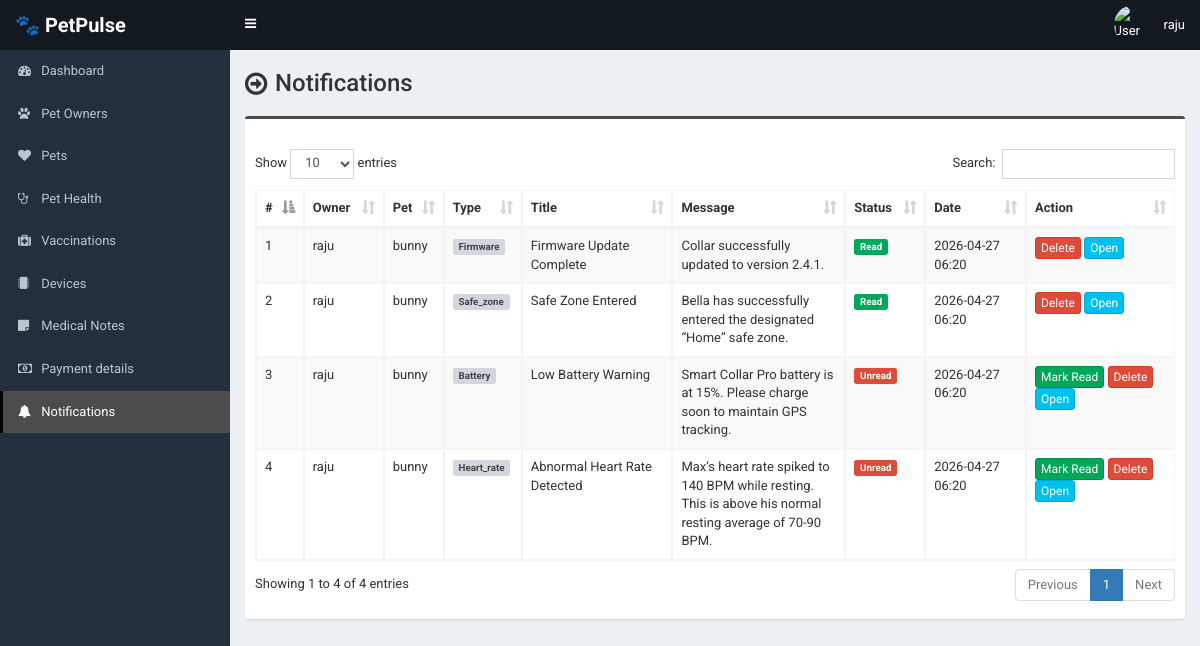
Page /user/notification.php (signed in) on the earlier database version.
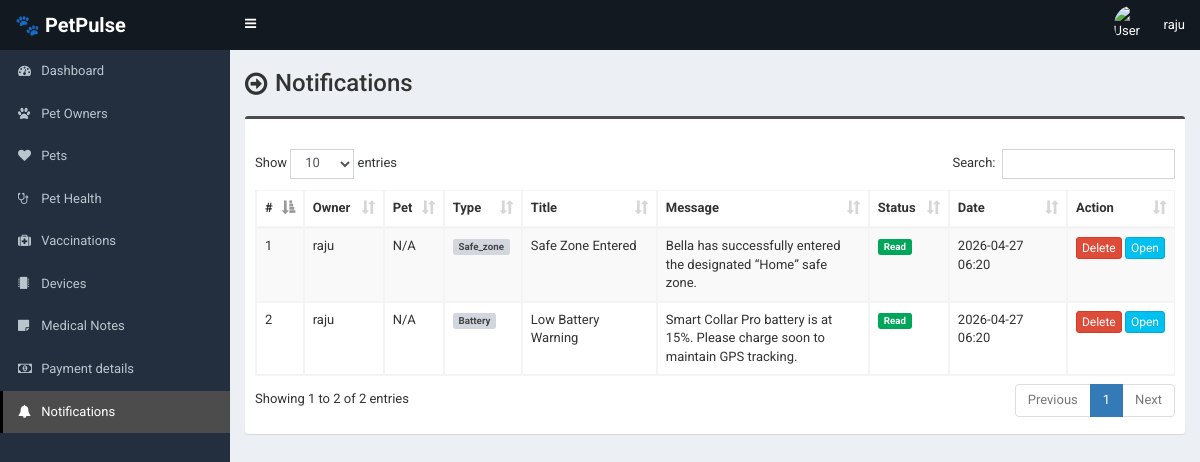
Same page on the later database version.
### tables this page shows
CREATE TABLE IF NOT EXISTS `notifications` (
  `id` int NOT NULL AUTO_INCREMENT,
  `user_id` int NOT NULL,
  `pet_id` int DEFAULT NULL,
  `type` varchar(50) DEFAULT NULL,
  `title` varchar(255) NOT NULL,
  `message` text,
  `is_read` tinyint(1) DEFAULT '0',
  `link` varchar(255) DEFAULT NULL,
  `created_at` datetime DEFAULT CURRENT_TIMESTAMP,
  PRIMARY KEY (`id`),
  KEY `user_id` (`user_id`),
  KEY `pet_id` (`pet_id`)
);

CREATE TABLE IF NOT EXISTS `tbl_owner` (
  `owner_id` int NOT NULL AUTO_INCREMENT,
  `owner_name` varchar(100) NOT NULL,
  `owner_phone` varchar(20) NOT NULL,
  `owner_email` varchar(100) DEFAULT NULL,
  `password` varchar(255) NOT NULL,
  `owner_address` text,
  `owner_area` varchar(100) DEFAULT NULL,
  `owner_location` varchar(150) DEFAULT NULL,
  `owner_photo` varchar(200) DEFAULT NULL,
  `no_of_pets` int DEFAULT '0',
  `is_active` tinyint(1) DEFAULT '1',
  `created_at` timestamp NULL DEFAULT CURRENT_TIMESTAMP,
  `reset_token` varchar(255) DEFAULT NULL,
  `token_expires` datetime DEFAULT NULL,
  PRIMARY KEY (`owner_id`)
);

CREATE TABLE IF NOT EXISTS `tbl_pet` (
  `pet_id` int NOT NULL AUTO_INCREMENT,
  `owner_id` int NOT NULL,
  `pet_name` varchar(100) NOT NULL,
  `pet_type` varchar(50) DEFAULT NULL,
  `pet_breed` varchar(100) DEFAULT NULL,
  `pet_age` int DEFAULT NULL,
  `weight_lbs` decimal(6,2) DEFAULT NULL,
  `daily_goal_minutes` int DEFAULT NULL,
  `pet_latitude` decimal(10,7) DEFAULT NULL COMMENT 'GPS Latitude of pet location',
  `pet_longitude` decimal(10,7) DEFAULT NULL COMMENT 'GPS Longitude of pet location',
  `location_speed_mph` decimal(6,2) DEFAULT NULL,
  `recorded_at` timestamp NULL DEFAULT CURRENT_TIMESTAMP,
  `pet_location_name` varchar(255) DEFAULT NULL COMMENT 'Reverse-geocoded address / area name',
  `pet_location_at` datetime DEFAULT NULL COMMENT 'Timestamp of last GPS reading',
  `pet_temperature` decimal(5,2) DEFAULT NULL COMMENT 'Body temperature in °C (normal 37.5–39.2)',
  `pet_heartbeat` smallint UNSIGNED DEFAULT NULL COMMENT 'Heart rate BPM (normal 60–140)',
  `pet_spo2` tinyint UNSIGNED DEFAULT NULL COMMENT 'Blood oxygen % (normal 95–100)',
  `pet_respiratory_rate` tinyint UNSIGNED DEFAULT NULL COMMENT 'Breaths per minute (normal 10–30)',
  `pet_steps` int UNSIGNED DEFAULT NULL COMMENT 'Step count for the day',
  `pet_activity_level` enum('resting','low','moderate','high','very_high') DEFAULT NULL COMMENT 'Derived from accelerometer',
  `pet_calories_burned` decimal(7,2) DEFAULT NULL COMMENT 'Estimated kcal burned today',
  `pet_emotion` enum('happy','calm','anxious','agitated','sad','excited','unknown') DEFAULT 'unknown' COMMENT 'AI-detected emotional state',
  `pet_emotion_score` tinyint UNSIGNED DEFAULT NULL COMMENT 'Confidence score 0–100',
  `pet_bark_count` smallint UNSIGNED DEFAULT NULL COMMENT 'Barks detected in last hour',
  `pet_ambient_temp` decimal(5,2) DEFAULT NULL COMMENT 'Surrounding air temperature °C',
  `pet_ambient_humidity` decimal(5,2) DEFAULT NULL COMMENT 'Surrounding humidity %',
  `pet_device_id` varchar(100) DEFAULT NULL COMMENT 'IoT collar unique identifier',
  `pet_device_battery` tinyint UNSIGNED DEFAULT NULL COMMENT 'Battery level 0–100%',
  `pet_device_online` tinyint(1) NOT NULL DEFAULT '0' COMMENT '1 = collar online and transmitting',
  `pet_signal_strength` tinyint DEFAULT NULL COMMENT 'RSSI signal strength dBm',
  `pet_alert_status` enum('normal','warning','critical') DEFAULT 'normal' COMMENT 'Current health alert level',
  `pet_last_alert` varchar(255) DEFAULT NULL COMMENT 'Last triggered alert description',
  `pet_alert_at` datetime DEFAULT NULL COMMENT 'Timestamp of last alert',
  `pet_last_sync` datetime DEFAULT NULL COMMENT 'Last IoT device sync time',
  `created_at` datetime DEFAULT CURRENT_TIMESTAMP,
  `updated_at` datetime DEFAULT CURRENT_TIMESTAMP ON UPDATE CURRENT_TIMESTAMP,
  `pet_image` varchar(255) DEFAULT NULL,
  PRIMARY KEY (`pet_id`),
  KEY `owner_id` (`owner_id`),
  KEY `idx_device` (`pet_device_id`),
  KEY `idx_alert` (`pet_alert_status`),
  KEY `idx_emotion` (`pet_emotion`),
  KEY `idx_device_online` (`pet_device_online`),
  KEY `idx_last_sync` (`pet_last_sync`)
);

### user/notification.php (the view, shortened to what this page needs)
<?php require_once('header.php'); ?>
<?php
$owner_id = $_SESSION['owner']['owner_id'];
?>
<section class="content-header">
    <div class="content-header-left">
        <h1>Notifications</h1>
    </div>
</section>
<section class="content">
<div class="box box-info">
<div class="box-body table-responsive">
<table id="example1" class="table table-bordered table-hover table-striped">
<thead>
<tr>
    <th>#</th>
    <th>Owner</th>
    <th>Pet</th>
    <th>Type</th>
    <th>Title</th>
    <th>Message</th>
    <th>Status</th>
    <th>Date</th>
    <th>Action</th>
</tr>
</thead>
<tbody>
<?php
$i = 0;
$statement = $pdo->prepare("
    SELECT
        n.*,
        p.pet_name,
        o.owner_name
    FROM notifications n
    LEFT JOIN tbl_pet p
    ON n.pet_id = p.pet_id
    LEFT JOIN tbl_owner o
    ON n.user_id = o.owner_id
    WHERE n.user_id = ?
    ORDER BY n.id DESC
");
$statement->execute(array($owner_id));
$result = $statement->fetchAll(PDO::FETCH_ASSOC);
foreach($result as $row){
$i++;
?>
<tr>
<td>
    <?php echo $i; ?>
</td>
<td>
<?php
echo htmlspecialchars($row['owner_name'] ?? 'N/A');
?>
</td>
<td>
<?php
echo htmlspecialchars($row['pet_name'] ?? 'N/A');
?>
</td>
<td>
<?php
$type = strtolower($row['type'] ?? '');
$label = 'default';
?>
<span class="label label-<?php echo $label; ?>">
<?php echo ucfirst($type); ?>
</span>
</td>
<td>
<?php
echo htmlspecialchars($row['title'] ?? '');
?>
</td>
<td style="max-width:200px;">
<?php
echo htmlspecialchars($row['message'] ?? '');
?>
</td>
<td>
<?php if(!empty($row['is_read'])) { ?>
<span class="label label-success">
    Read
</span>
<?php } else { ?>
<span class="label label-danger">
    Unread
</span>
<?php } ?>
</td>
<td>
<?php
echo !empty($row['created_at'])
? date('Y-m-d H:i', strtotime($row['created_at']))
: '-';
?>
</td>
<td>
<?php if(empty($row['is_read'])) { ?>
<a href="notification-mark-read.php?id=<?php echo $row['id']; ?>"
class="btn btn-success btn-xs">
Mark Read
</a>
<?php } ?>
<a href="notification-delete.php?id=<?php echo $row['id']; ?>"
class="btn btn-danger btn-xs"
onclick="return confirm('Delete this notification?')">
Delete
</a>
<?php if(!empty($row['link'])) { ?>
<a href="<?php echo $row['link']; ?>"
class="btn btn-info btn-xs">
Open
</a>
<?php } ?>
</td>
</tr>
<?php } ?>
</tbody>
</table>
</div>
</div>
</section>
<?php require_once('footer.php'); ?>

Differences in the rows shown:
no longer on this page (row edited): notifications: tbl_owner.owner_name "raju", pet.pet_name "bunny", type "Firmware", title "Firmware Update Complete", message "Collar successfully updated to version 2.4.1.", is_read "Read", created_at "2026-04-27 06:20"
removed notifications: tbl_owner.owner_name "raju", pet.pet_name "bunny", type "Heart_rate", title "Abnormal Heart Rate Detected", message "Max’s heart rate spiked to 140 BPM while resting. This is above his normal resting average of 70-90 BPM.", is_read "Unread", created_at "2026-04-27 06:20"
computed for notifications "Safe Zone Entered": pet.pet_name "bunny" → "N/A"
changed notifications "Low Battery Warning": pet.pet_name "bunny" → "N/A"; is_read "Unread Mark Read" → "Read"
Other differences:
text written by a page script: "Show entries Search: Showing 1 to 4 of 4 entries Previous 1 Next" → "Show entries Search: Showing 1 to 2 of 2 entries Previous 1 Next"
